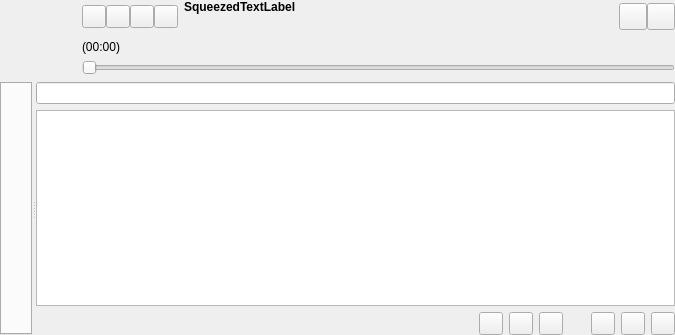
<?xml version="1.0" encoding="UTF-8"?>
<ui version="4.0">
 <class>MainWindow</class>
 <widget class="QWidget" name="MainWindow">
  <property name="geometry">
   <rect>
    <x>0</x>
    <y>0</y>
    <width>675</width>
    <height>335</height>
   </rect>
  </property>
  <property name="windowTitle">
   <string>Form</string>
  </property>
  <layout class="QGridLayout" name="gridLayout_2">
   <property name="margin">
    <number>0</number>
   </property>
   <item row="0" column="0" rowspan="3">
    <widget class="QLabel" name="coverWidget">
     <property name="sizePolicy">
      <sizepolicy hsizetype="Fixed" vsizetype="Fixed">
       <horstretch>0</horstretch>
       <verstretch>0</verstretch>
      </sizepolicy>
     </property>
     <property name="minimumSize">
      <size>
       <width>76</width>
       <height>76</height>
      </size>
     </property>
     <property name="maximumSize">
      <size>
       <width>76</width>
       <height>76</height>
      </size>
     </property>
    </widget>
   </item>
   <item row="0" column="1">
    <layout class="QHBoxLayout" name="horizontalLayout">
     <property name="spacing">
      <number>0</number>
     </property>
     <item>
      <widget class="QToolButton" name="prevTrackButton"/>
     </item>
     <item>
      <widget class="QToolButton" name="playPauseTrackButton"/>
     </item>
     <item>
      <widget class="QToolButton" name="stopTrackButton"/>
     </item>
     <item>
      <widget class="QToolButton" name="nextTrackButton"/>
     </item>
    </layout>
   </item>
   <item row="0" column="2">
    <layout class="QVBoxLayout" name="verticalLayout_2">
     <item>
      <widget class="SqueezedTextLabel" name="trackLabel">
       <property name="sizePolicy">
        <sizepolicy hsizetype="MinimumExpanding" vsizetype="Fixed">
         <horstretch>0</horstretch>
         <verstretch>0</verstretch>
        </sizepolicy>
       </property>
       <property name="minimumSize">
        <size>
         <width>128</width>
         <height>0</height>
        </size>
       </property>
       <property name="font">
        <font>
         <weight>75</weight>
         <bold>true</bold>
        </font>
       </property>
       <property name="text">
        <string>SqueezedTextLabel</string>
       </property>
      </widget>
     </item>
     <item>
      <widget class="SqueezedTextLabel" name="artistLabel"/>
     </item>
    </layout>
   </item>
   <item row="0" column="3">
    <layout class="QHBoxLayout" name="horizontalLayout_3">
     <property name="spacing">
      <number>0</number>
     </property>
     <item>
      <widget class="QToolButton" name="volumeButton">
       <property name="iconSize">
        <size>
         <width>20</width>
         <height>20</height>
        </size>
       </property>
      </widget>
     </item>
     <item>
      <widget class="QToolButton" name="menuButton">
       <property name="iconSize">
        <size>
         <width>20</width>
         <height>20</height>
        </size>
       </property>
      </widget>
     </item>
    </layout>
   </item>
   <item row="1" column="1" colspan="3">
    <widget class="SqueezedTextLabel" name="songTimeElapsedLabel">
     <property name="sizePolicy">
      <sizepolicy hsizetype="Preferred" vsizetype="Fixed">
       <horstretch>0</horstretch>
       <verstretch>0</verstretch>
      </sizepolicy>
     </property>
     <property name="text">
      <string>(00:00)</string>
     </property>
    </widget>
   </item>
   <item row="2" column="1" colspan="3">
    <widget class="TimeSlider" name="positionSlider">
     <property name="pageStep">
      <number>0</number>
     </property>
     <property name="orientation">
      <enum>Qt::Horizontal</enum>
     </property>
    </widget>
   </item>
   <item row="3" column="0" colspan="4">
    <widget class="QSplitter" name="splitter">
     <property name="enabled">
      <bool>true</bool>
     </property>
     <property name="sizePolicy">
      <sizepolicy hsizetype="MinimumExpanding" vsizetype="MinimumExpanding">
       <horstretch>0</horstretch>
       <verstretch>0</verstretch>
      </sizepolicy>
     </property>
     <property name="orientation">
      <enum>Qt::Horizontal</enum>
     </property>
     <widget class="FancyTabWidget" name="tabWidget">
      <property name="minimumSize">
       <size>
        <width>32</width>
        <height>32</height>
       </size>
      </property>
     </widget>
     <widget class="QWidget" name="groupBox_3">
      <property name="sizePolicy">
       <sizepolicy hsizetype="Expanding" vsizetype="Expanding">
        <horstretch>2</horstretch>
        <verstretch>0</verstretch>
       </sizepolicy>
      </property>
      <layout class="QGridLayout" name="gridLayout">
       <item row="0" column="0" colspan="9">
        <widget class="LineEdit" name="searchPlaylistLineEdit"/>
       </item>
       <item row="1" column="0" colspan="9">
        <widget class="TreeView" name="playQueue">
         <property name="contextMenuPolicy">
          <enum>Qt::CustomContextMenu</enum>
         </property>
         <property name="acceptDrops">
          <bool>true</bool>
         </property>
         <property name="dragEnabled">
          <bool>true</bool>
         </property>
         <property name="dragDropOverwriteMode">
          <bool>false</bool>
         </property>
         <property name="dragDropMode">
          <enum>QAbstractItemView::DragDrop</enum>
         </property>
         <property name="selectionMode">
          <enum>QAbstractItemView::ExtendedSelection</enum>
         </property>
         <property name="indentation">
          <number>0</number>
         </property>
         <property name="uniformRowHeights">
          <bool>true</bool>
         </property>
         <property name="itemsExpandable">
          <bool>false</bool>
         </property>
         <property name="expandsOnDoubleClick">
          <bool>false</bool>
         </property>
        </widget>
       </item>
       <item row="2" column="0">
        <widget class="SqueezedTextLabel" name="playListStatsLabel"/>
       </item>
       <item row="2" column="1">
        <spacer>
         <property name="orientation">
          <enum>Qt::Horizontal</enum>
         </property>
         <property name="sizeHint" stdset="0">
          <size>
           <width>6</width>
           <height>21</height>
          </size>
         </property>
        </spacer>
       </item>
       <item row="2" column="2">
        <widget class="QToolButton" name="repeatPushButton">
         <property name="checkable">
          <bool>true</bool>
         </property>
         <property name="checked">
          <bool>false</bool>
         </property>
        </widget>
       </item>
       <item row="2" column="3">
        <widget class="QToolButton" name="randomPushButton">
         <property name="checkable">
          <bool>true</bool>
         </property>
        </widget>
       </item>
       <item row="2" column="5">
        <spacer name="horizontalSpacer_4">
         <property name="orientation">
          <enum>Qt::Horizontal</enum>
         </property>
         <property name="sizeType">
          <enum>QSizePolicy::Fixed</enum>
         </property>
         <property name="sizeHint" stdset="0">
          <size>
           <width>16</width>
           <height>16</height>
          </size>
         </property>
        </spacer>
       </item>
       <item row="2" column="6">
        <widget class="QToolButton" name="savePlaylistPushButton"/>
       </item>
       <item row="2" column="7">
        <widget class="QToolButton" name="removeAllFromPlaylistPushButton"/>
       </item>
       <item row="2" column="8">
        <widget class="QToolButton" name="removeFromPlaylistPushButton"/>
       </item>
       <item row="2" column="4">
        <widget class="QToolButton" name="consumePushButton"/>
       </item>
      </layout>
     </widget>
    </widget>
   </item>
  </layout>
 </widget>
 <customwidgets>
  <customwidget>
   <class>SqueezedTextLabel</class>
   <extends>QLabel</extends>
   <header>squeezedtextlabel.h</header>
  </customwidget>
  <customwidget>
   <class>LineEdit</class>
   <extends>QLineEdit</extends>
   <header>lineedit.h</header>
  </customwidget>
  <customwidget>
   <class>TreeView</class>
   <extends>QTreeView</extends>
   <header>treeview.h</header>
  </customwidget>
  <customwidget>
   <class>TimeSlider</class>
   <extends>QSlider</extends>
   <header>timeslider.h</header>
  </customwidget>
  <customwidget>
   <class>FancyTabWidget</class>
   <extends>QTabWidget</extends>
   <header>fancytabwidget.h</header>
   <container>1</container>
  </customwidget>
 </customwidgets>
 <resources/>
 <connections/>
</ui>
